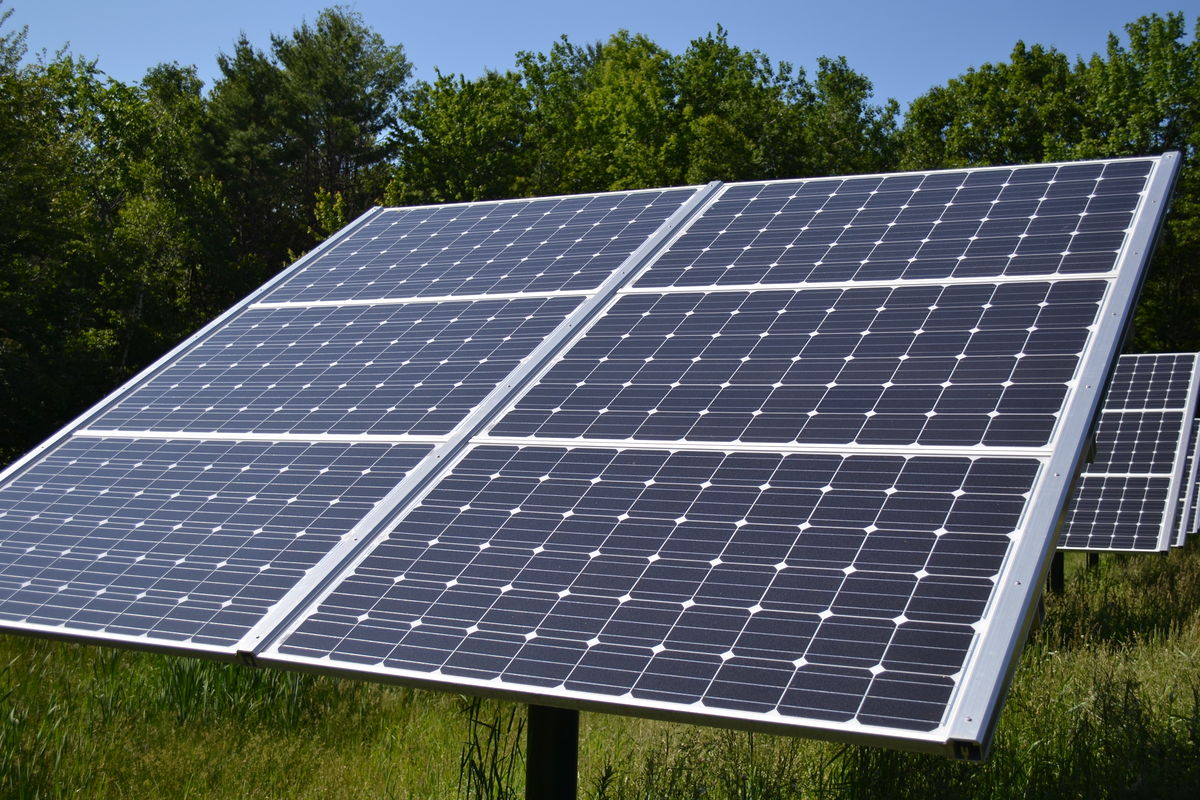
#> input picture Basic_code/images/img1.jpg, 1200 x 800 px, found by its file name
$ jupyter execute --allow-errors thermal_Values.ipynb
#> lines starting #> are read from the running program, lines starting #| are printed output that depends on the picture
[cell 1]
import cv2
import numpy as np
import matplotlib.pyplot as plt

[cell 2]
# Load the thermal image
thermal_image = cv2.imread('E:\FYP\code\images\img1.jpg', cv2.IMREAD_GRAYSCALE)
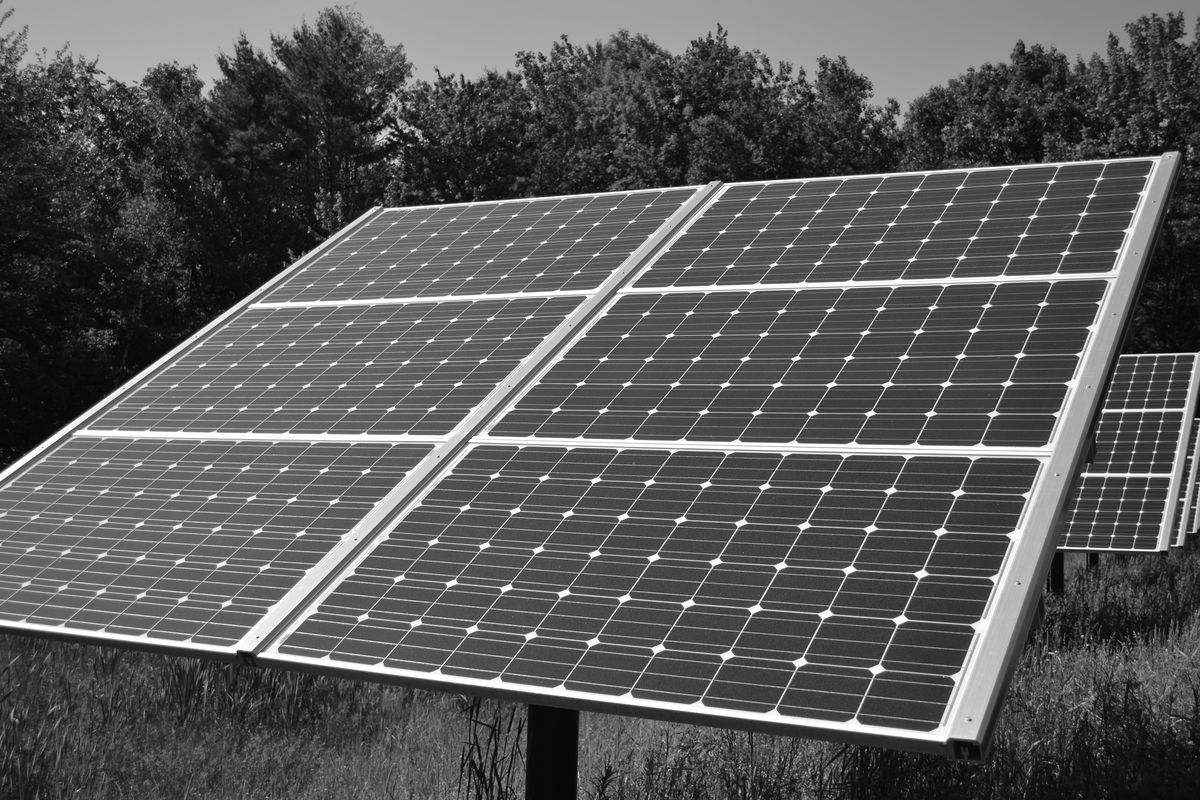
#> thermal_image: shape (800, 1200); min 0, max 255, mean 88.8

[cell 3]
# Feature Extraction: Get thermal values from the entire thermal image
thermal_values_full = thermal_image.flatten()

[cell 4]
# Create a list to store the cropped solar plates
cropped_plates = []

# Iterate through each contour
#> (the rest of this cell did not finish here and is left out)

[cell 5]
# Now you have the thermal values of the entire thermal image in the 'thermal_values_full' array

# Optional: Display the thermal image
# cv2.imshow('Thermal Image', thermal_image)
plt.imshow(thermal_image)
# cv2.waitKey(0)
# cv2.destroyAllWindows()

[cell 6]
print(thermal_image)
#> (printed output is left out)

[cell 7]
thermal_image.shape
#> Out = (800, 1200)
